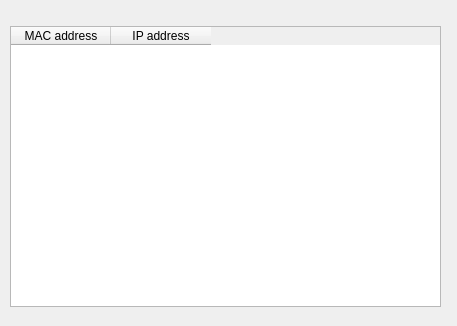
<?xml version="1.0" encoding="UTF-8"?>
<ui version="4.0">
 <class>Form</class>
 <widget class="QWidget" name="Form">
  <property name="geometry">
   <rect>
    <x>0</x>
    <y>0</y>
    <width>457</width>
    <height>326</height>
   </rect>
  </property>
  <property name="windowTitle">
   <string>Form</string>
  </property>
  <widget class="QTableWidget" name="tableWidget">
   <property name="geometry">
    <rect>
     <x>10</x>
     <y>26</y>
     <width>431</width>
     <height>281</height>
    </rect>
   </property>
   <column>
    <property name="text">
     <string>MAC address</string>
    </property>
   </column>
   <column>
    <property name="text">
     <string>IP address</string>
    </property>
   </column>
  </widget>
  <zorder>tableWidget</zorder>
  <zorder>horizontalSpacer</zorder>
 </widget>
 <resources/>
 <connections/>
</ui>
